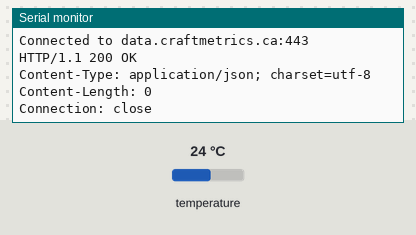
A sketch run on a simulated ESP8266 (NodeMCU). Shown: the last lines printed to the serial monitor. The test bench sets the inputs (shaded band); at power-on: temperature 24 °C. WiFi joins after 1.5 s; servers stay silent unless stated; uploads are accepted with an empty reply.

Above: at 4.4 s.
4.5 s: temperature set to 12 °C
At 15.99 s:
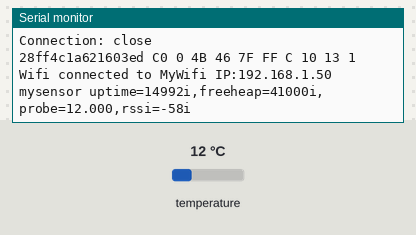
17.3 s: temperature set to 28 °C
At 28.14 s:
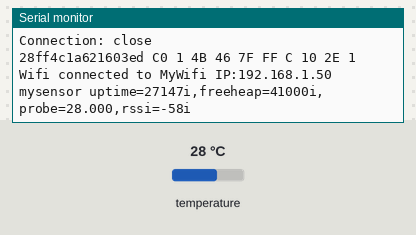
29.4 s: temperature set to 33 °C
At 40.45 s:
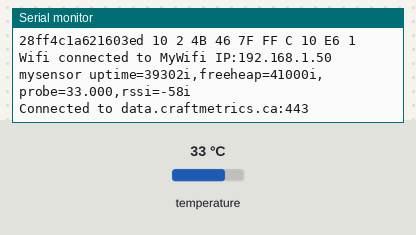
41.6 s: temperature set to 7 °C
At 52.45 s:
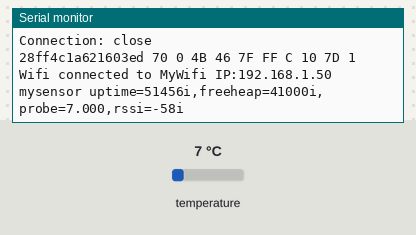
53.7 s: temperature set to 10 °C
At 64.6 s:
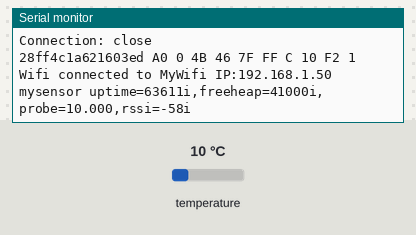
65.9 s: temperature set to 8 °C
At 76.76 s:
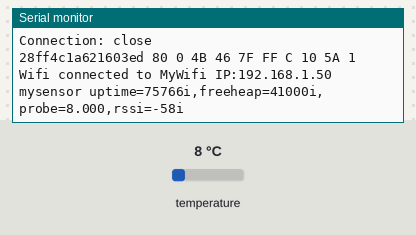
Timing chart, 0 to 78.3 s (numbered marks = the images above; inputs shaded):
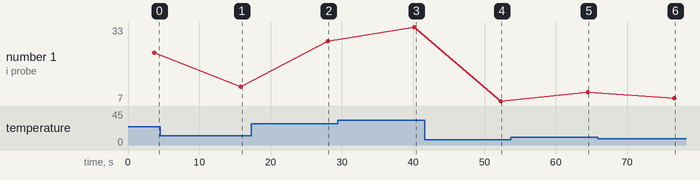

Measured:
- after the input at 4.5 s, the serial monitor: prints a new line after 11.3 s (image 1)
- after the input at 17.3 s, the serial monitor: prints a new line after 10.7 s (image 2)
- after the input at 29.4 s, the serial monitor: prints a new line after 10.7 s (image 3)
- after the input at 41.6 s, the serial monitor: prints a new line after 10.7 s (image 4)
- after the input at 53.7 s, the serial monitor: prints a new line after 10.7 s (image 5)
- after the input at 65.9 s, the serial monitor: prints a new line after 10.7 s (image 6)
- plotted number 1: 24 → 12 after the input at 4.5 s, 28 → 33 after the input at 29.4 s, 10 → 8 after the input at 65.9 s

The sketch:

esp-craftmetrics.ino
```cpp
#ifdef ESP8266
#include <ESP8266WiFi.h>
#endif
#ifdef ARDUINO_ARCH_ESP32
#include <WiFi.h>
#endif

#include <WiFiClientSecure.h>
#include <OneWire.h>

// ---- Edit these parameters -----------
#define WIFI_SSID "MyWifi"
#define WIFI_PASSWORD "MyWifiPassword"
#define CM_ACCOUNT "mybrewery"
#define CM_DEVICE_USERNAME "mybrewery_device"
#define CM_DEVICE_PASSWORD "pA$5w0Rd!"
#define DEVICE_NAME "mysensor"
// --------------------------------------
#define CM_HOSTNAME "data.craftmetrics.ca"
#define CM_PORT 443

#define ONE_WIRE_PIN 2
OneWire  ds(ONE_WIRE_PIN);

void setup() {
  Serial.begin(115200);
  WiFi.mode(WIFI_STA);
  WiFi.begin(WIFI_SSID, WIFI_PASSWORD);
}

void loop() {
  // The metrics payload takes the form:
  //     mydevice field=value,field=value,field=value,...
  //
  // Numeric values can have a "i" appended to make them integers.
  // Otherwise they will be stored as floats.
  //
  // Start the payload, and include the device uptime as the first field.
  String metricsPayload = String(DEVICE_NAME) + " uptime=" + String(millis()) + "i";

  // We can add the device's free memory as another field.
  metricsPayload += String(",freeheap=") + String(ESP.getFreeHeap()) + "i";


  // If the sensor read is successful, append the value as another field
  // on the metrics payload. If it's not successful, it will be omitted.
  float temp;
  if (readDefaultSensor(ds, &temp) > 0) {
    metricsPayload += String(",probe=") + String(temp, 3);
  }


  if (WiFi.status() != WL_CONNECTED) {
    // If we have no wifi, return now. Try again during the next loop().
    Serial.println("Connecting to wifi...");
    delay(2000);
    return;
  }
  Serial.println("Wifi connected to " + WiFi.SSID() + " IP:" + WiFi.localIP().toString());


  // If we made if this far, we have wifi.
  // We can add the signal strength as another field in the payload
  metricsPayload += String(",rssi=") + String(WiFi.RSSI()) + "i";

  // Print the payload to serial console, and send it up to Craft Metrics
  Serial.println(metricsPayload);
  sendToCraftMetrics(metricsPayload);

  delay(10000);
}


// Make network connection to Craft Metrics to send the payload
#define TIMEOUT 5000
void sendToCraftMetrics(String payload) {
  WiFiClientSecure client;

  #ifdef ESP8266
  // For this example, we don't bother to set up X509 cert validation on ESP8266.
  // On ESP32 this is default behaviour.
  client.setInsecure();
  #endif

  if (!client.connect(CM_HOSTNAME, CM_PORT)) {
    Serial.println("Connection Failed");
    return;
  }
  Serial.println(String("Connected to ") + CM_HOSTNAME + ":" + CM_PORT);
  delay(50);

  String out = String("POST /write?db=") +CM_ACCOUNT+ "&u=" +CM_DEVICE_USERNAME+ "&p=" +CM_DEVICE_PASSWORD+ " HTTP/1.1\r\n";
  out += String("Host: ") + CM_HOSTNAME + ":" + CM_PORT + "\r\n";
  out += "User-Agent: esp8266-craftmetrics\r\n";
  out += "Accept: */*\r\n";
  out += String("Content-Length: ") + payload.length() + "\r\n\r\n";
  out += payload;
  client.print(out);

  for (int i=0; i<TIMEOUT; i+=50) {
    if (client.available()) {
      break;
    }
    delay(50);
  }

  while (client.available()) {
    Serial.print(client.readStringUntil('\r'));
  }
  client.stop();
}

// Reads data from the first sensor found
// Returns >0 on success, <0 on failure
#define DS18B20_RET_OK (1)
#define DS18B20_RET_CRC (-1)
#define DS18B20_RET_OUT_RANGE (-2)
#define DS18B20_RET_NO_SENSOR (-3)
int readDefaultSensor(OneWire ds, float *temp) {
  float f;
  int ret = DS18B20_RET_NO_SENSOR;
  byte addr[8];

  // Instruct all sensors to take a reading
  ds.reset();
  ds.skip();
  ds.write(0x44, 1);
  delay(800);

  ds.reset();
  if (ds.search(addr) == true) {
    Serial.print(addrToString(addr) + " ");
    ret = readSensor(ds, addr, temp);
  }
  while (ds.search(addr) == true) {}
  Serial.println(ret);
  return ret;
}

// Reads data from sensor addr `a` and puts the temperature in temp (in celsius)
int readSensor(OneWire ds, byte a[8], float *temp) {
  ds.reset();
  ds.select(a);
  ds.write(0xBE); // Read Scratchpad

  byte data[9];
  for (int i=0; i<9; i++) {
    data[i] = ds.read();
    Serial.print(data[i], HEX);
    Serial.print(" ");
  }
  byte calculatedCRC = OneWire::crc8(data, 8);
  if (calculatedCRC != data[8]) {
    Serial.print("CRC Failed: ");
    Serial.print(calculatedCRC, HEX);
    Serial.print(" != ");
    Serial.println(data[8], HEX);
    return DS18B20_RET_CRC;
  }

  uint8_t reg_msb = data[1];
  uint8_t reg_lsb = data[0];
  uint16_t TReading = reg_msb << 8 | reg_lsb;

  int SignBit, Whole, Fract;
  SignBit = TReading & 0x8000;  // test most sig bit
  if (SignBit) {
    // negative
    TReading = (TReading ^ 0xffff) + 1; // 2's comp
  }

  Whole = TReading >> 4;  // separate off the whole and fractional portions
  Fract = (TReading & 0xf) * 100 / 16;

  *temp = Whole + (TReading & 0xf) / 16.;
  if (SignBit) {
    *temp *= -1;
  }

  return DS18B20_RET_OK;
}

String addrToString(byte addr[8]) {
  char addr_hex[17];
  sprintf(
    addr_hex,
    "%02x%02x%02x%02x%02x%02x%02x%02x",
    addr[0],
    addr[1],
    addr[2],
    addr[3],
    addr[4],
    addr[5],
    addr[6],
    addr[7]
  );
  return String(addr_hex);
}
```
